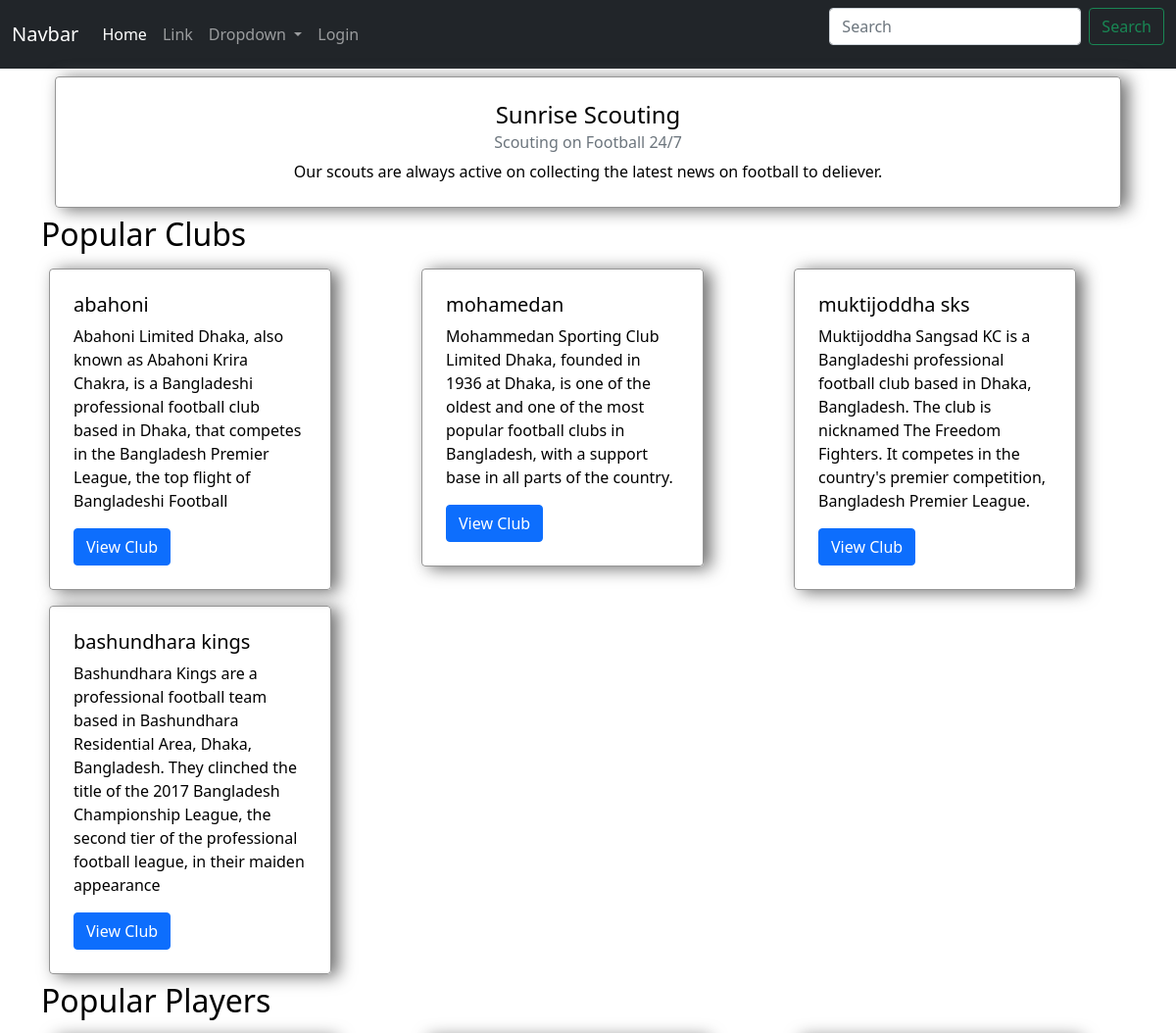
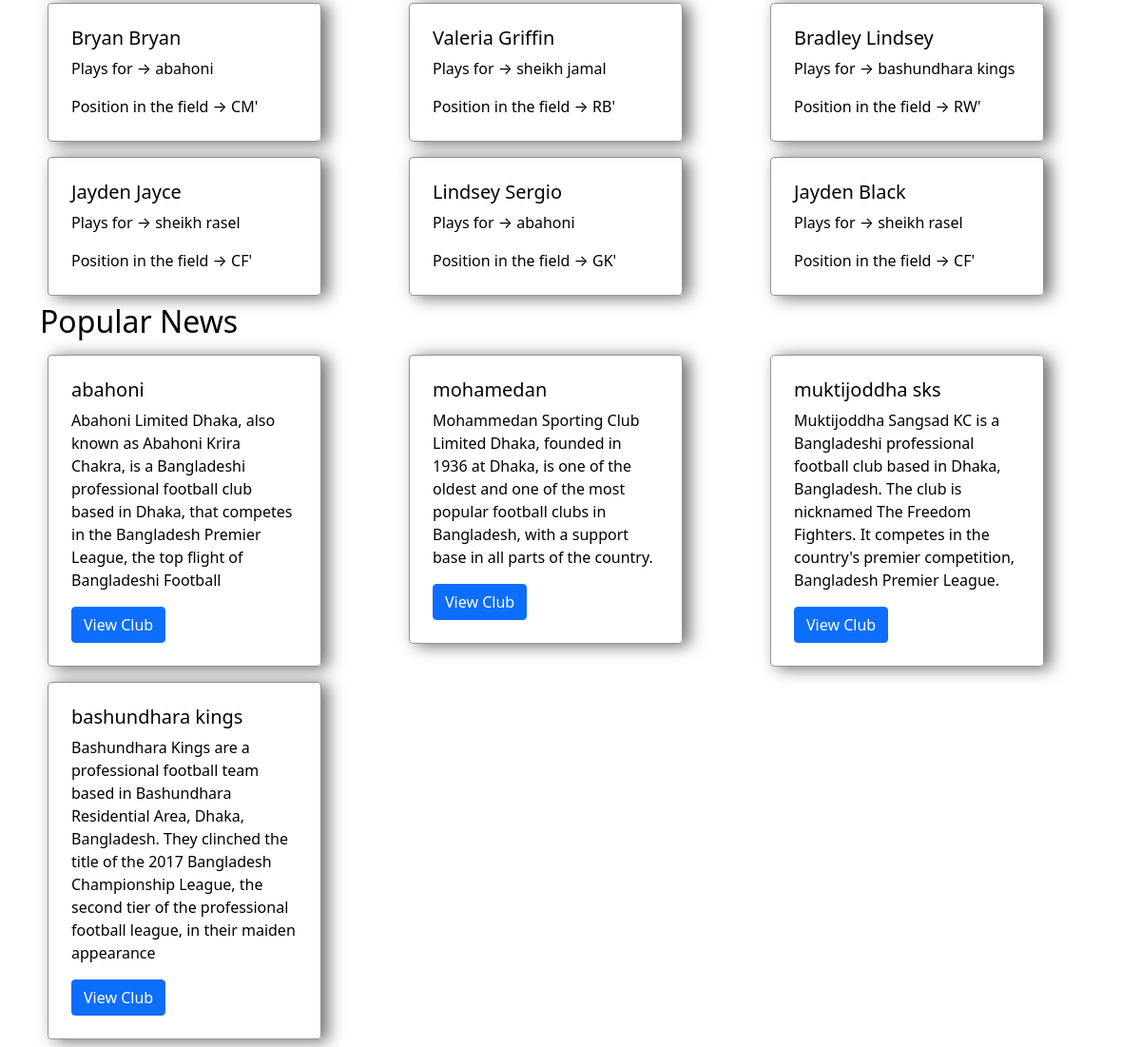
The page /view/welcome.php on the database its author committed (2 pictures, top to bottom).
### tables this page shows
CREATE TABLE `club_info` (
  `club_name` varchar(30) NOT NULL,
  `club_Info` varchar(1200) NOT NULL,
  `club_email` varchar(30) NOT NULL,
  `club_id` int(30) NOT NULL,
  `club_password` varchar(30) NOT NULL
);

CREATE TABLE `player_info` (
  `p_id` varchar(4) NOT NULL,
  `p_name` varchar(30) NOT NULL,
  `p_phone` varchar(12) NOT NULL,
  `p_pace` varchar(3) NOT NULL,
  `p_dribble` varchar(3) NOT NULL,
  `p_shooting` varchar(3) NOT NULL,
  `p_defense` varchar(3) NOT NULL,
  `p_passing` varchar(3) NOT NULL,
  `p_physic` varchar(3) NOT NULL,
  `current_club` varchar(30) NOT NULL,
  `p_position` varchar(30) NOT NULL
);

### view/welcome.php (the view)
<html>
<?php include("./components/head.php") ?>
<body>
            <?php include("./components/navbar.php") ?>
<div class="container">
<center>
<div class="card" style="width: 68rem;">
  <div class="card-body">
    <h4 class="card-title">Sunrise Scouting</h4>
    <h6 class="card-subtitle mb-2 text-muted">Scouting on Football 24/7</h6>
    <p class="card-text">Our scouts are always active on collecting the latest news on football to deliever.</p>
  </div>
</div>
</center>
<h2> Popular Clubs </h2>
        <div class="row">
            <?php
            include ("../model/dbconfig.php");
            $sql = "SELECT * FROM club_info ORDER BY RAND() LIMIT 4";
            $result = mysqli_query($conn, $sql);
            $resultCheck = mysqli_num_rows($result);
            if ($resultCheck > 0) {
                while ($row = mysqli_fetch_assoc($result)) {
                    echo "
                    <div class='col'>
                    <div class='card' style='width: 18rem;'>
                    <div class='card-body'>
                      <h5 class='card-title'>".$row['club_name']."</h5>
                      <p class='card-text'>".$row['club_Info']."</p>
                      <a href='clubprofile.php?profile=".$row['club_name']."' class='btn btn-primary'>View Club</a>
                    </div>
                    </div>
                    </div>
                    ";
                }
            }
            ?>
            </div>
<h2> Popular Players </h2>
<div class="row">
<?php
            include ("../model/dbconfig.php");
            $sql = "SELECT * FROM player_info ORDER BY RAND() LIMIT 6";
            $result = mysqli_query($conn, $sql);
            $resultCheck = mysqli_num_rows($result);
            if ($resultCheck > 0) {
                while ($row = mysqli_fetch_assoc($result)) {
                    echo "
                    <div class='col'>
                    <div class='card' style='width: 18rem;'>
                    <div class='card-body'>
                      <h5 class='card-title'>".$row['p_name']."</h5>
                      <p class='card-text'>Plays for → ".$row['current_club']."</p>
                      <p class='card-text'>Position in the field → ".$row['p_position']."'</p>
                    </div>
                    </div>
                    </div>
                    ";
                }
            }
            ?>
        </div>
<h2> Popular News </h2>
<div class="row">
<?php
            include ("../model/dbconfig.php");
            $sql = "SELECT * FROM club_info ORDER BY RAND() LIMIT 4";
            $result = mysqli_query($conn, $sql);
            $resultCheck = mysqli_num_rows($result);
            if ($resultCheck > 0) {
                while ($row = mysqli_fetch_assoc($result)) {
                    echo "
                    <div class='col'>
                    <div class='card' style='width: 18rem;'>
                    <div class='card-body'>
                      <h5 class='card-title'>".$row['club_name']."</h5>
                      <p class='card-text'>".$row['club_Info']."</p>
                      <a href='clubprofile.php?profile=".$row['club_name']."' class='btn btn-primary'>View Club</a>
                    </div>
                    </div>
                    </div>
                    ";
                }
            }
            ?>
</div>
</body>
</html>

### view/components/head.php (shortened to what this page needs)
<head>
    <link href="../modules/css/bootstrap.min.css" rel="stylesheet" >
    <link href="../modules/style.css?v=1.0.0.01" rel="stylesheet">
</head>

### view/components/navbar.php (shortened to what this page needs)
<nav class="navbar navbar-expand-lg navbar-dark bg-dark">
    <div class="container-fluid">
        <a class="navbar-brand" href="#">Navbar</a>
        <div class="collapse navbar-collapse" id="navbarSupportedContent">
        <ul class="navbar-nav me-auto mb-2 mb-lg-0">
            <li class="nav-item">
            <a class="nav-link active" aria-current="page" href="#">Home</a>
            </li>
            <li class="nav-item">
            <a class="nav-link" href="#">Link</a>
            </li>
            <li class="nav-item dropdown">
            <a class="nav-link dropdown-toggle" href="#" id="navbarDropdown" role="button" data-bs-toggle="dropdown" aria-expanded="false">
                Dropdown
            </a>
            </li>
            <li class="nav-item">
            <a class="nav-link" href="login.php" tabindex="-1" aria-disabled="false">Login</a>
            </li>
        </ul>
        <form class="d-flex">
            <input class="form-control me-2" type="search" placeholder="Search" aria-label="Search">
            <button class="btn btn-outline-success" type="submit">Search</button>
        </form>
        </div>
    </div>
    </nav>

### rows shown on the page
club_info: club_name "abahoni", club_Info "Abahoni Limited Dhaka, also known as Abahoni Krira Chakra, is a Bangladeshi professional football club based in Dhaka, that competes in the Bangladesh Premier League, the top flight of Bangladeshi Football"
club_info: club_name "mohamedan", club_Info "Mohammedan Sporting Club Limited Dhaka, founded in 1936 at Dhaka, is one of the oldest and one of the most popular football clubs in Bangladesh, with a support base in all parts of the country."
club_info: club_name "muktijoddha sks", club_Info "Muktijoddha Sangsad KC is a Bangladeshi professional football club based in Dhaka, Bangladesh. The club is nicknamed The Freedom Fighters. It competes in the country's premier competition, Bangladesh Premier League."
club_info: club_name "bashundhara kings", club_Info "Bashundhara Kings are a professional football team based in Bashundhara Residential Area, Dhaka, Bangladesh. They clinched the title of the 2017 Bangladesh Championship League, the second tier of the professional football league, in their maiden appearance"
player_info: p_name "Bryan Bryan", current_club "abahoni", p_position "CM"
player_info: p_name "Valeria Griffin", current_club "sheikh jamal", p_position "RB"
player_info: p_name "Bradley Lindsey", current_club "bashundhara kings", p_position "RW"
player_info: p_name "Jayden Jayce", current_club "sheikh rasel", p_position "CF"
player_info: p_name "Lindsey Sergio", current_club "abahoni", p_position "GK"
player_info: p_name "Jayden Black", current_club "sheikh rasel", p_position "CF"
